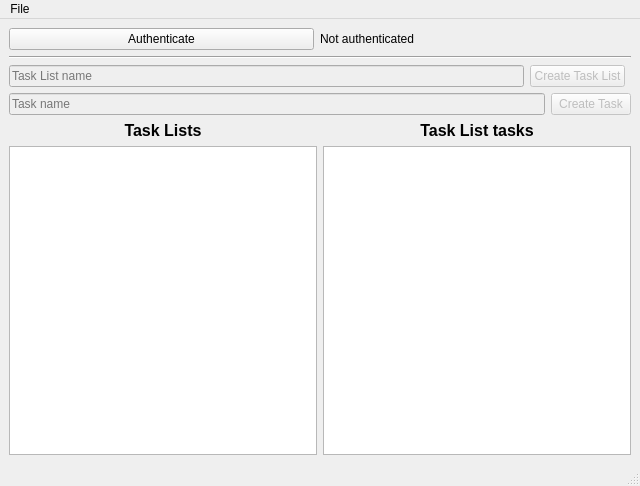
<?xml version="1.0" encoding="UTF-8"?>
<ui version="4.0">
 <class>MainWindow</class>
 <widget class="QMainWindow" name="MainWindow">
  <property name="geometry">
   <rect>
    <x>0</x>
    <y>0</y>
    <width>640</width>
    <height>486</height>
   </rect>
  </property>
  <property name="windowTitle">
   <string>MainWindow</string>
  </property>
  <widget class="QWidget" name="centralwidget">
   <layout class="QGridLayout" name="gridLayout">
    <item row="0" column="0">
     <layout class="QHBoxLayout" name="authLayout">
      <item>
       <widget class="QPushButton" name="authButton">
        <property name="text">
         <string>Authenticate</string>
        </property>
       </widget>
      </item>
      <item>
       <widget class="QLabel" name="authStatusLabel">
        <property name="text">
         <string>Not authenticated</string>
        </property>
       </widget>
      </item>
     </layout>
    </item>
    <item row="1" column="0" colspan="2">
     <widget class="Line" name="line">
      <property name="orientation">
       <enum>Qt::Horizontal</enum>
      </property>
     </widget>
    </item>
    <item row="2" column="0">
     <layout class="QHBoxLayout" name="createTaskListLayout">
      <item>
       <widget class="QLineEdit" name="taskListNameEdit">
        <property name="enabled">
         <bool>false</bool>
        </property>
        <property name="placeholderText">
         <string>Task List name</string>
        </property>
       </widget>
      </item>
      <item>
       <widget class="QPushButton" name="createTaskListButton">
        <property name="enabled">
         <bool>false</bool>
        </property>
        <property name="text">
         <string>Create Task List</string>
        </property>
       </widget>
      </item>
     </layout>
    </item>
    <item row="4" column="0" colspan="2">
     <layout class="QHBoxLayout" name="taskListLayout">
      <item>
       <layout class="QVBoxLayout" name="taskListsLayout">
        <item>
         <widget class="QLabel" name="label_2">
          <property name="font">
           <font>
            <pointsize>12</pointsize>
            <weight>75</weight>
            <bold>true</bold>
           </font>
          </property>
          <property name="layoutDirection">
           <enum>Qt::RightToLeft</enum>
          </property>
          <property name="text">
           <string>Task Lists</string>
          </property>
          <property name="alignment">
           <set>Qt::AlignCenter</set>
          </property>
         </widget>
        </item>
        <item>
         <widget class="QListWidget" name="taskListsList"/>
        </item>
       </layout>
      </item>
      <item>
       <layout class="QVBoxLayout" name="taskListLayout_2">
        <item>
         <widget class="QLabel" name="label">
          <property name="font">
           <font>
            <pointsize>12</pointsize>
            <weight>75</weight>
            <bold>true</bold>
           </font>
          </property>
          <property name="layoutDirection">
           <enum>Qt::RightToLeft</enum>
          </property>
          <property name="text">
           <string>Task List tasks</string>
          </property>
          <property name="alignment">
           <set>Qt::AlignCenter</set>
          </property>
         </widget>
        </item>
        <item>
         <widget class="QListWidget" name="taskListTasksList"/>
        </item>
       </layout>
      </item>
     </layout>
    </item>
    <item row="3" column="0" colspan="2">
     <layout class="QHBoxLayout" name="createTaskLayout">
      <item>
       <widget class="QLineEdit" name="taskNameEdit">
        <property name="enabled">
         <bool>false</bool>
        </property>
        <property name="placeholderText">
         <string>Task name</string>
        </property>
       </widget>
      </item>
      <item>
       <widget class="QPushButton" name="createTaskButton">
        <property name="enabled">
         <bool>false</bool>
        </property>
        <property name="text">
         <string>Create Task</string>
        </property>
       </widget>
      </item>
     </layout>
    </item>
   </layout>
   <widget class="QLabel" name="errorLabel">
    <property name="geometry">
     <rect>
      <x>6</x>
      <y>409</y>
      <width>16</width>
      <height>18</height>
     </rect>
    </property>
    <property name="text">
     <string/>
    </property>
    <property name="wordWrap">
     <bool>true</bool>
    </property>
   </widget>
  </widget>
  <widget class="QMenuBar" name="menubar">
   <property name="geometry">
    <rect>
     <x>0</x>
     <y>0</y>
     <width>640</width>
     <height>30</height>
    </rect>
   </property>
   <widget class="QMenu" name="menuFile">
    <property name="title">
     <string>File</string>
    </property>
    <addaction name="actionQuit"/>
   </widget>
   <addaction name="menuFile"/>
  </widget>
  <widget class="QStatusBar" name="statusbar"/>
  <action name="actionQuit">
   <property name="text">
    <string comment="Action that quits the application">Quit</string>
   </property>
  </action>
 </widget>
 <resources/>
 <connections>
  <connection>
   <sender>actionQuit</sender>
   <signal>activated()</signal>
   <receiver>MainWindow</receiver>
   <slot>close()</slot>
   <hints>
    <hint type="sourcelabel">
     <x>-1</x>
     <y>-1</y>
    </hint>
    <hint type="destinationlabel">
     <x>319</x>
     <y>206</y>
    </hint>
   </hints>
  </connection>
 </connections>
</ui>
